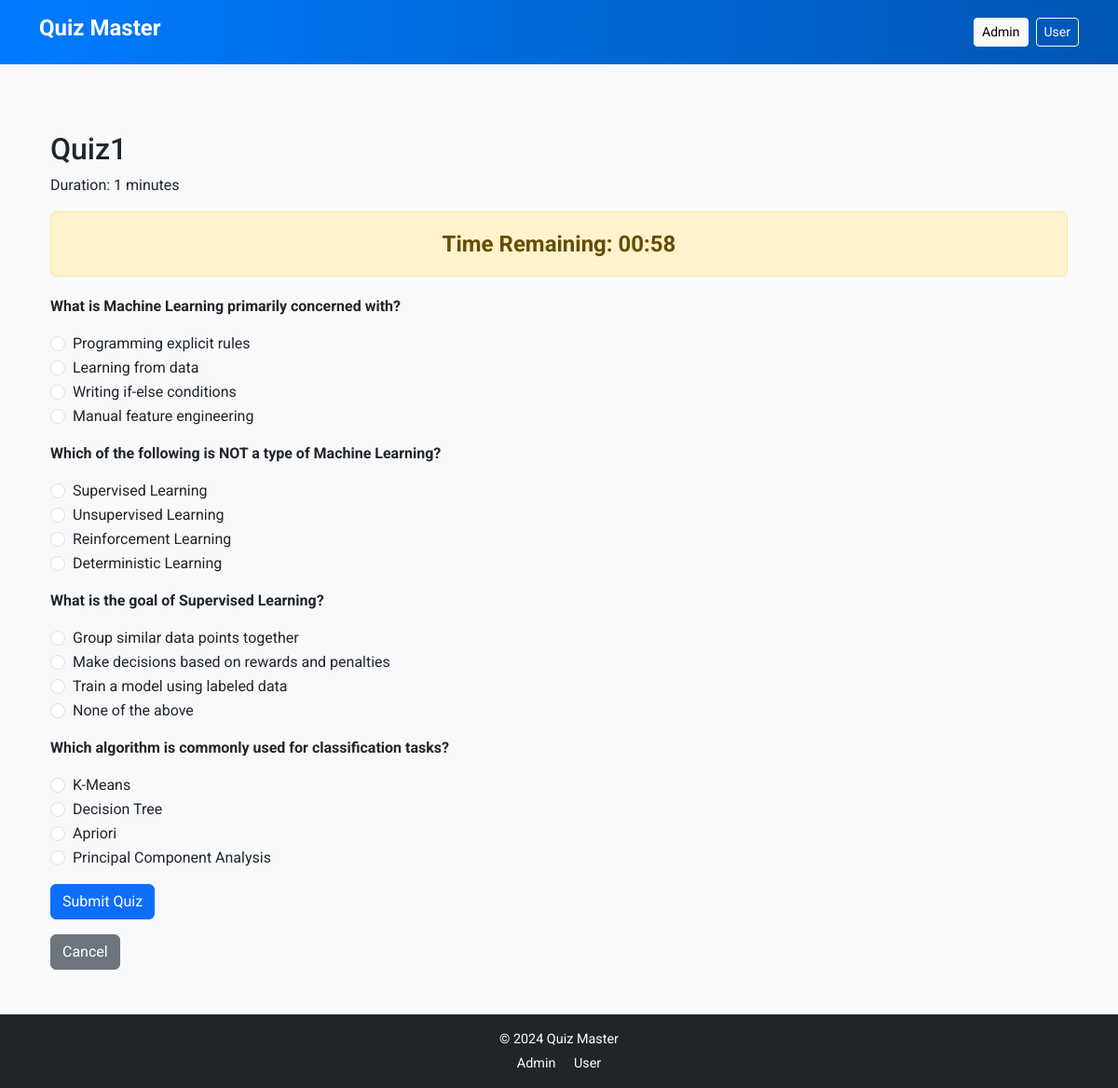
Page /user/start_quiz/1 (signed in) on the committed database.
### models/quiz.py (models this page shows)
class Quiz(db.Model):
    id = db.Column(db.Integer, primary_key=True)
    title = db.Column(db.String(120), nullable=False)
    chapter_id = db.Column(db.Integer, db.ForeignKey('chapter.id'), nullable=False)  # Ensure chapter_id is used
    date = db.Column(db.Date, nullable=False)
    duration = db.Column(db.Integer, nullable=False)
    questions = db.relationship('Question', backref='quiz', lazy=True)

class Question(db.Model):
    id = db.Column(db.Integer, primary_key=True)
    quiz_id = db.Column(db.Integer, db.ForeignKey('quiz.id'), nullable=False)
    question_text = db.Column(db.Text, nullable=False)
    option_1 = db.Column(db.String(120), nullable=False)
    option_2 = db.Column(db.String(120), nullable=False)
    option_3 = db.Column(db.String(120), nullable=False)
    option_4 = db.Column(db.String(120), nullable=False)
    correct_option = db.Column(db.Integer, nullable=False)

### controllers/user_controller.py (the view, shortened to what this page needs)
@bp.route('/start_quiz/<int:quiz_id>', methods=['GET', 'POST'])
@login_required
def start_quiz(quiz_id):
    quiz = Quiz.query.get_or_404(quiz_id)
    questions = Question.query.filter_by(quiz_id=quiz.id).all()
    return render_template('start_quiz.html', quiz=quiz, questions=questions)

### app.py (called while the page is built)
@login_manager.user_loader
def load_user(user_id):
    from models.user import User  # Import User model here to avoid circular import
    return User.query.get(int(user_id))  # Return the user object based on ID

### templates/start_quiz.html (shortened to what this page needs)
{% extends 'base.html' %}
{% block content %}
<div class="container mt-4">
    <h2>{{ quiz.title }}</h2>
    <p>Duration: {{ quiz.duration }} minutes</p>
    <div id="timer" class="alert alert-info text-center">
        Time Remaining: <span id="time-left">00:00</span>
    </div>
    <form id="quiz-form" action="{{ url_for('user.submit_quiz', quiz_id=quiz.id) }}" method="POST">
        {% for question in questions %}
        <div class="mb-3">
            <p><strong>{{ question.question_text }}</strong></p>
            <div class="form-check">
                <input type="radio" class="form-check-input" name="question_{{ question.id }}" value="1" id="option_{{ question.id }}_1" required>
                <label class="form-check-label" for="option_{{ question.id }}_1">{{ question.option_1 }}</label>
            </div>
            <div class="form-check">
                <input type="radio" class="form-check-input" name="question_{{ question.id }}" value="2" id="option_{{ question.id }}_2" required>
                <label class="form-check-label" for="option_{{ question.id }}_2">{{ question.option_2 }}</label>
            </div>
            <div class="form-check">
                <input type="radio" class="form-check-input" name="question_{{ question.id }}" value="3" id="option_{{ question.id }}_3" required>
                <label class="form-check-label" for="option_{{ question.id }}_3">{{ question.option_3 }}</label>
            </div>
            <div class="form-check">
                <input type="radio" class="form-check-input" name="question_{{ question.id }}" value="4" id="option_{{ question.id }}_4" required>
                <label class="form-check-label" for="option_{{ question.id }}_4">{{ question.option_4 }}</label>
            </div>
        </div>
        {% endfor %}
        <button type="submit" class="btn btn-primary">Submit Quiz</button>
    </form>
    <a href="{{ url_for('user.dashboard') }}" class="btn btn-secondary mt-3">Cancel</a>
</div>
{% endblock %}

### static/css/style.css (style rules this page uses)
body { font-family: 'Roboto', sans-serif; background-color: #f8f9fa; }
html, body { height: 100%; margin: 0; display: flex; flex-direction: column; }
#timer { font-size: 1.5em; font-weight: bold; margin-bottom: 20px; }

### rows in the picture
Quiz: title "Quiz1", duration "1"
Question: question_text "What is Machine Learning primarily concerned with?", option_1 "Programming explicit rules", option_2 "Learning from data", option_3 "Writing if-else conditions", option_4 "Manual feature engineering"
Question: question_text "Which of the following is NOT a type of Machine Learning?", option_1 "Supervised Learning", option_2 "Unsupervised Learning", option_3 "Reinforcement Learning", option_4 "Deterministic Learning"
Question: question_text "What is the goal of Supervised Learning?", option_1 "Group similar data points together", option_2 "Make decisions based on rewards and penalties", option_3 "Train a model using labeled data", option_4 "None of the above"
Question: question_text "Which algorithm is commonly used for classification tasks?", option_1 "K-Means", option_2 "Decision Tree", option_3 "Apriori", option_4 "Principal Component Analysis"
